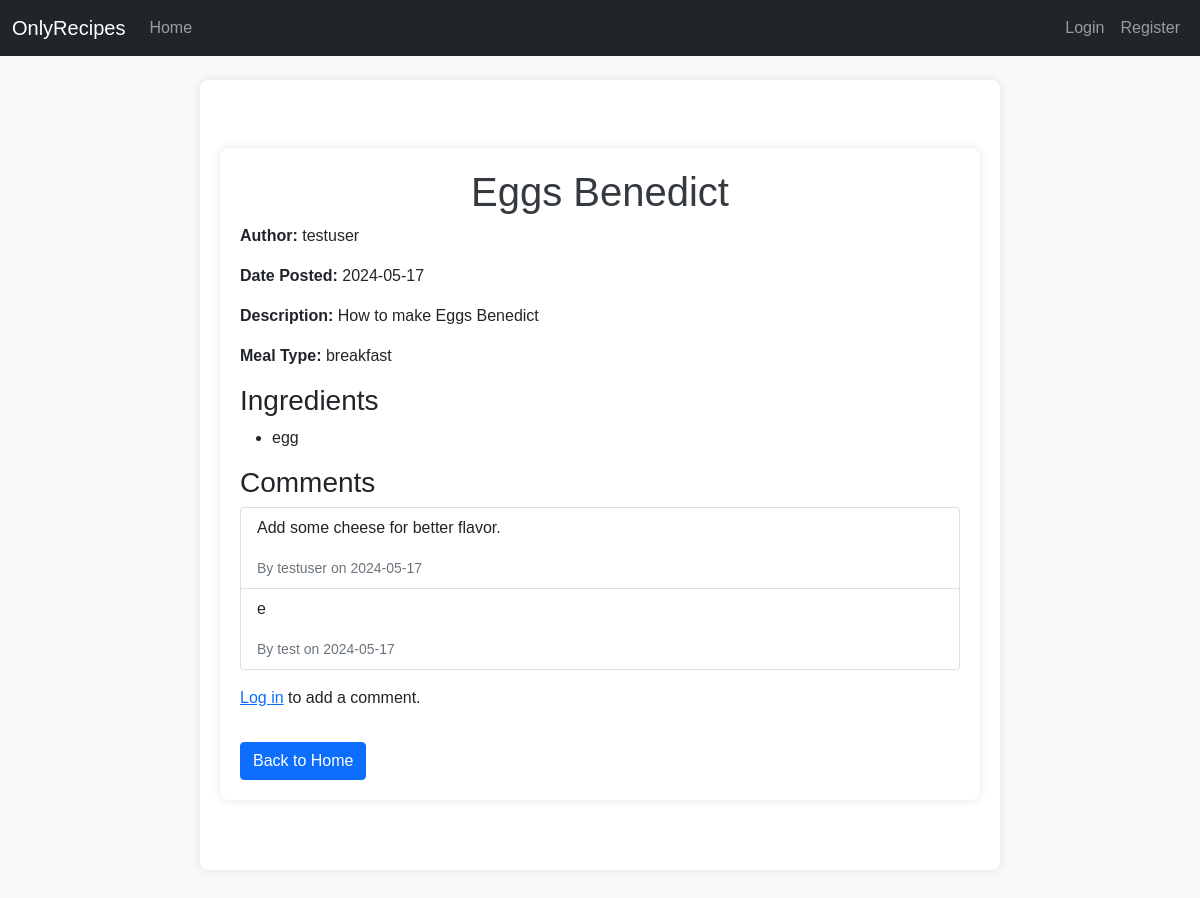
Screenshot of /view_recipe_request/1 with the database file from the repository.
### app/models.py (models this page shows, shortened)
class RecipeRequest(db.Model):
    id = db.Column(db.Integer, primary_key=True)
    title = db.Column(db.String(100), unique=True, nullable=False)
    description = db.Column(db.Text, nullable=False)
    meal_type = db.Column(db.String(50), nullable=False)
    created_at = db.Column(db.DateTime, default=datetime.utcnow)
    ingredients = db.relationship('Ingredient', secondary=recipe_request_ingredients, lazy='subquery', backref=db.backref('recipe_requests', lazy=True))
    replies = db.relationship('RecipeReply', backref='request', lazy=True)
    user_id = db.Column(db.Integer, db.ForeignKey('user.id'), nullable=False)

class User(db.Model, UserMixin):
    id = db.Column(db.Integer, primary_key=True)
    username = db.Column(db.String(80), unique=True, nullable=False)
    email = db.Column(db.String(120), unique=True, nullable=False)
    password_hash = db.Column(db.String(128))
    recipe_requests = db.relationship('RecipeRequest', backref='author', lazy=True)
    replies = db.relationship('RecipeReply', backref='replier', lazy=True)
    recipes = db.relationship('Recipe', backref='author', lazy=True)

class Ingredient(db.Model):
    id = db.Column(db.Integer, primary_key=True)
    name = db.Column(db.String(50), unique=True)

class RecipeReply(db.Model):
    id = db.Column(db.Integer, primary_key=True)
    content = db.Column(db.Text, nullable=False)
    created_at = db.Column(db.DateTime, default=datetime.utcnow)
    request_id = db.Column(db.Integer, db.ForeignKey('recipe_request.id'), nullable=False)
    user_id = db.Column(db.Integer, db.ForeignKey('user.id'), nullable=False)

### app/routes.py (the view, shortened to what this page needs)
@bp.route('/view_recipe_request/<int:id>', methods=['GET', 'POST'])
def view_recipe_request(id):
    recipe_request = RecipeRequest.query.get_or_404(id)
    form = RecipeReplyForm()
    return render_template('view_recipe_request.html', request=recipe_request, form=form)

### app/templates/view_recipe_request.html (shortened to what this page needs)
{% extends "base.html" %}
{% block content %}
<div class="container mt-5">
    <div class="row">
        <div class="col-md-12">
            <h1>{{ request.title }}</h1>
            <p><strong>Author:</strong> {{ request.author.username }}</p>
            <p><strong>Date Posted:</strong> {{ request.created_at.strftime('%Y-%m-%d') }}</p>
            <p><strong>Description:</strong> {{ request.description }}</p>
            <p><strong>Meal Type:</strong> {{ request.meal_type }}</p>
            <h3>Ingredients</h3>
            <ul>
                {% for ingredient in request.ingredients %}
                    <li>{{ ingredient.name }}</li>
                {% else %}
                    <li>No ingredients listed.</li>
                {% endfor %}
            </ul>
            <h3>Comments</h3>
            <ul class="list-group">
                {% for reply in request.replies %}
                    <li class="list-group-item">
                        <p>{{ reply.content }}</p>
                        <small class="text-muted">By {{ reply.replier.username }} on {{ reply.created_at.strftime('%Y-%m-%d') }}</small>
                    </li>
                {% else %}
                    <li class="list-group-item">No comments yet.</li>
                {% endfor %}
            </ul>
            {% if current_user.is_authenticated %}
                <form action="{{ url_for('main.create_reply', request_id=request.id) }}" method="POST" class="mt-3">
                    {{ form.hidden_tag() }}
                    <div class="form-group">
                        {{ form.content.label(class="form-label") }}
                        {{ form.content(class="form-control", value="") }}
                    </div>
                    <button type="submit" class="btn btn-primary mt-2">Submit Comment</button>
                </form>
            {% else %}
                <p class="mt-3"><a href="{{ url_for('main.login') }}">Log in</a> to add a comment.</p>
            {% endif %}
            <a href="{{ url_for('main.index') }}" class="btn btn-primary mt-3">Back to Home</a>
        </div>
    </div>
</div>
{% endblock %}

### app/static/css/styles.css (style rules this page uses)
body { font-family: Arial, sans-serif; background-color: #f8f9fa; margin: 0; padding: 0; }
.container { max-width: 800px; margin: 50px auto; padding: 20px; background-color: #ffffff; border-radius: 8px; box-shadow: 0 0 10px rgba(0, 0, 0, 0.1); }
h1, h2 { text-align: center; color: #343a40; }

### rows the page displays
RecipeRequest: title "Eggs Benedict", created_at "2024-05-17", description "How to make Eggs Benedict", meal_type "breakfast"
User: author.username "testuser"
Ingredient: name "egg"
RecipeReply: content "Add some cheese for better flavor.", replier.username "testuser", created_at "2024-05-17"
RecipeReply: content "e", replier.username "test", created_at "2024-05-17"
